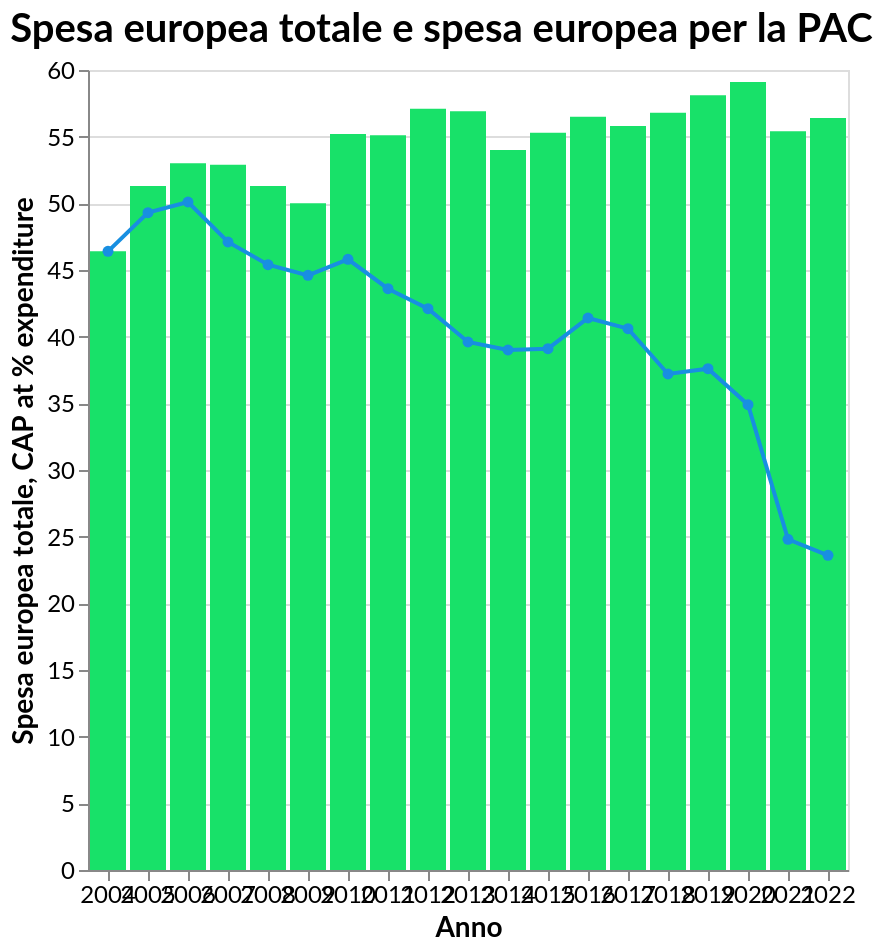

Vega-Lite specification stored for this chart:
### Vega-Lite specification from a JSON file in a GitHub repository (floating-point values rounded to 4 significant figures)
{"$schema": "https://vega.github.io/schema/vega-lite/v5.17.0.json", "config": {"axis": {"labelFont": "Lato", "labelFontSize": 12, "titleFont": "Lato", "titleFontSize": 14}, "background": "transparent", "title": {"anchor": "start", "color": "black", "font": "Lato", "fontSize": 20}}, "data": {"name": "data-7c81e91e00ea1eaa894e768f33bdd625"}, "datasets": {"data-7c81e91e00ea1eaa894e768f33bdd625": [{"CAP at % expenditure": 46.4, "Category": 2004, "EU expenditure": 46.4}, {"CAP at % expenditure": 49.3, "Category": 2005, "EU expenditure": 51.3}, {"CAP at % expenditure": 50.1, "Category": 2006, "EU expenditure": 53.0}, {"CAP at % expenditure": 47.1, "Category": 2007, "EU expenditure": 52.9}, {"CAP at % expenditure": 45.4, "Category": 2008, "EU expenditure": 51.3}, {"CAP at % expenditure": 44.6, "Category": 2009, "EU expenditure": 50.0}, {"CAP at % expenditure": 45.8, "Category": 2010, "EU expenditure": 55.2}, {"CAP at % expenditure": 43.6, "Category": 2011, "EU expenditure": 55.1}, {"CAP at % expenditure": 42.1, "Category": 2012, "EU expenditure": 57.1}, {"CAP at % expenditure": 39.6, "Category": 2013, "EU expenditure": 56.9}, {"CAP at % expenditure": 39.0, "Category": 2014, "EU expenditure": 54.0}, {"CAP at % expenditure": 39.1, "Category": 2015, "EU expenditure": 55.3}, {"CAP at % expenditure": 41.4, "Category": 2016, "EU expenditure": 56.5}, {"CAP at % expenditure": 40.6, "Category": 2017, "EU expenditure": 55.8}, {"CAP at % expenditure": 37.2, "Category": 2018, "EU expenditure": 56.8}, {"CAP at % expenditure": 37.6, "Category": 2019, "EU expenditure": 58.1}, {"CAP at % expenditure": 34.9, "Category": 2020, "EU expenditure": 59.1}, {"CAP at % expenditure": 24.8, "Category": 2021, "EU expenditure": 55.4}, {"CAP at % expenditure": 23.6, "Category": 2022, "EU expenditure": 56.4}]}, "height": 400, "layer": [{"encoding": {"tooltip": [{"field": "EU expenditure", "title": "Year", "type": "quantitative"}], "x": {"axis": {"labelAngle": 0}, "field": "Category", "title": "Anno", "type": "ordinal"}, "y": {"field": "EU expenditure", "title": "Spesa europea totale", "type": "quantitative"}}, "mark": {"color": "#18E169", "type": "bar"}}, {"encoding": {"tooltip": [{"field": "CAP at % expenditure", "title": "Spesa europea per la PAC", "type": "quantitative"}], "x": {"field": "Category", "type": "nominal"}, "y": {"field": "CAP at % expenditure", "title": "CAP at % expenditure", "type": "quantitative"}}, "mark": {"color": "#188FE1", "point": {"color": "#188FE1"}, "type": "line"}}], "title": "Spesa europea totale e spesa europea per la PAC", "width": "container"}
